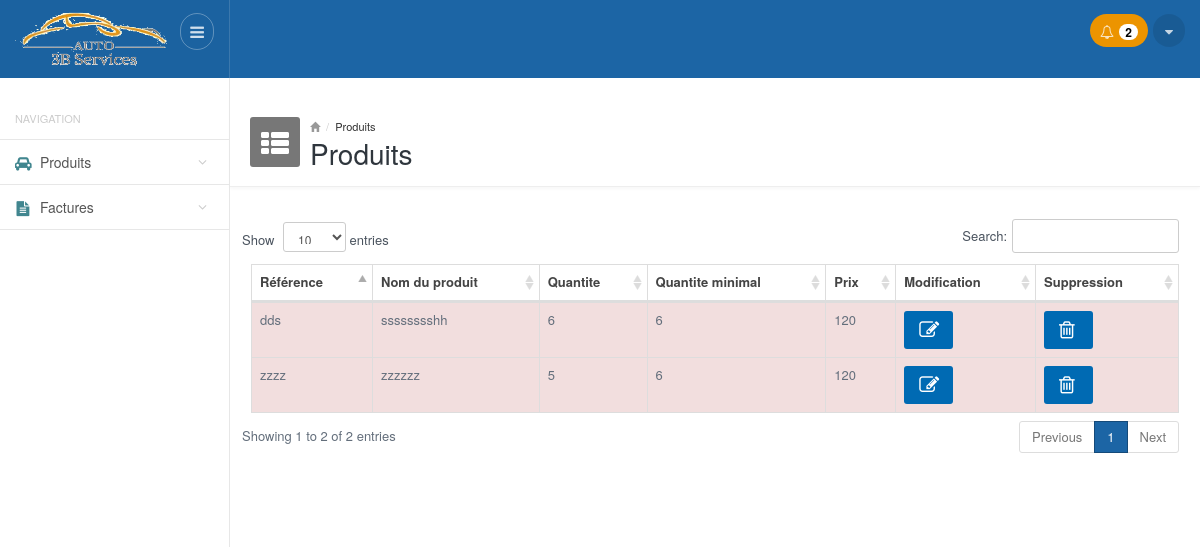
The app's page /produits.php (signed in), older data.
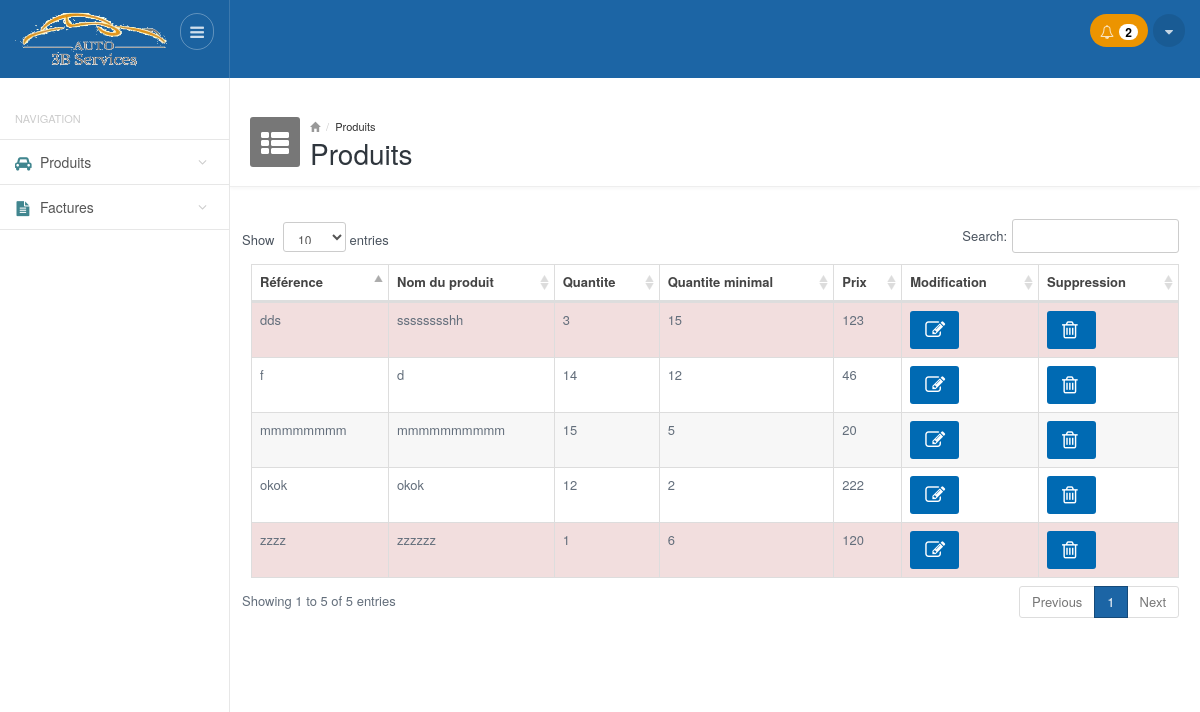
The same page, newer data.
### tables this page shows
CREATE TABLE `produits` (
  `ref` varchar(250) NOT NULL DEFAULT '',
  `nom` varchar(250) NOT NULL,
  `prix` float NOT NULL,
  `qte` int(11) NOT NULL DEFAULT '0',
  `qte_min` int(11) NOT NULL DEFAULT '0'
);

### functions.php (called while the page is built, shortened)
<?php
function getAllProducts()
{
     $result = mysql_query("SELECT * FROM produits ") or die(mysql_error());
     $produits = array();
     while($row = mysql_fetch_array($result))
        $produits[] = $row;
    return $produits;
}
function getProduct($ref)
{
     $result = mysql_query("SELECT * FROM produits where ref='$ref' ") or die(mysql_error());
     $produit = mysql_fetch_array($result);
    return $produit;
}
function isMinqteSupQte($ref)
{
     $produit = getProduct($ref);
     if($produit['qte_min'] >= $produit['qte'])
         return true;
        else
         return false;
}
function getAllProductsNotif()
{
     $result = mysql_query("SELECT * FROM produits WHERE qte_min>=qte") or die(mysql_error());
     $produits = array();
     while($row = mysql_fetch_array($result))
        $produits[] = $row;
    return $produits;
}
?>

### produits.php (the view, shortened to what this page needs)
<?php
require_once __DIR__ . '/functions.php';
require_once __DIR__ . '/header.php'; ?>
<div class="mainpanel">
    <div class="pageheader">
        <div class="media">
            <div class="pageicon pull-left">
                <i class="fa fa-th-list"></i>
            </div>
            <div class="media-body">
                <ul class="breadcrumb">
                    <li><a href="#"><i class="glyphicon glyphicon-home"></i></a></li>
                    <li><a href="#">Produits</a></li>
                </ul>
                <h4>Produits</h4>
            </div>
        </div>
    </div>
    <div class="contentpanel">
        <div class="panel panel-primary-head">
            <div>
            </div>
            <table id="basicTable" class="table table-striped table-bordered responsive">
                <thead class="">
                    <tr>
                        <th>Référence</th>
                        <th>Nom du produit</th>
                        <th>Quantite</th>
                        <th>Quantite minimal</th>
                        <th>Prix</th>
                        <th>Modification</th>
                        <th>Suppression</th>
                    </tr>
                </thead>
                <tbody>
                    <?php
                      $produits= getAllProducts();
                      foreach($produits as $produit){ ?>
                        <?php if(isMinqteSupQte($produit['ref'])) {?>
                            <tr class="warning_red">
                              <td class="warning_red"><?php echo $produit['ref']; ?> </td>
                              <td class="warning_red"><?php echo $produit['nom']; ?> </td>
                              <td class="warning_red"><?php echo $produit['qte']; ?> </td>
                              <td class="warning_red"><?php echo $produit['qte_min']; ?> </td>
                              <td class="warning_red"><?php echo $produit['prix']; ?> </td>
                              <td class="center warning_red"><a class="btn btn-primary blue_b" href="modifier_produit.php?ref=<?php echo $produit['ref']; ?>"><i class="fa fa-edit"></i></a></td>
                              <td class="center warning_red"><a class="btn btn-primary blue_b" href="php_supprimer_produit.php?ref=<?php echo $produit['ref']; ?>"><i class="fa fa-trash-o"></i></a></td>
                            </tr>
                        <?php } else { ?>
                            <tr>
                              <td><?php echo $produit['ref']; ?> </td>
                              <td><?php echo $produit['nom']; ?> </td>
                              <td><?php echo $produit['qte']; ?> </td>
                              <td><?php echo $produit['qte_min']; ?> </td>
                              <td><?php echo $produit['prix']; ?> </td>
                              <td class="center"><a class="btn btn-primary blue_b" href="modifier_produit.php?ref=<?php echo $produit['ref']; ?>"><i class="fa fa-edit"></i></a></td>
                              <td class="center"><a class="btn btn-primary blue_b" href="php_supprimer_produit.php?ref=<?php echo $produit['ref']; ?>"><i class="fa fa-trash-o"></i></a></td>
                    </tr>
                        <?php } ?>
                        <?php } ?>
                </tbody>
            </table>
        </div>
        <br />
    </div>
</div>
<?php
require_once __DIR__ . '/footer.php'; ?>

Row changes from the older to the newer data that the page shows:
changed produits "zzzz": qte "5" → "1"
changed produits "dds": qte "6" → "3"; qte_min "6" → "15"; prix "120" → "123"
added produits: ref "f", nom "d", qte "14", qte_min "12", prix "46"
added produits: ref "mmmmmmmm", nom "mmmmmmmmmm", qte "15", qte_min "5", prix "20"
added produits: ref "okok", nom "okok", qte "12", qte_min "2", prix "222"
Text that changed along with them:
text written by a page script: "Show entries Search: Showing 1 to 2 of 2 entries Previous 1 Next" → "Show entries Search: Showing 1 to 5 of 5 entries Previous 1 Next"
